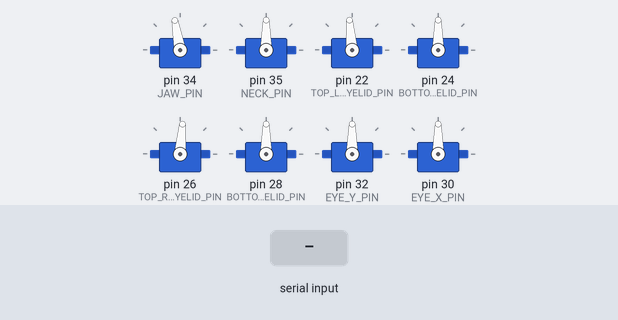
This sketch was run on a simulated Arduino Mega 2560, built with avr-gcc and run on an emulated ATmega2560. Shown: 8 × servo. The inputs (shaded band) are chosen by the test bench.

Above: at 1.2 s.
1.3 s: "E:\n" received over Serial
At 2.85 s:
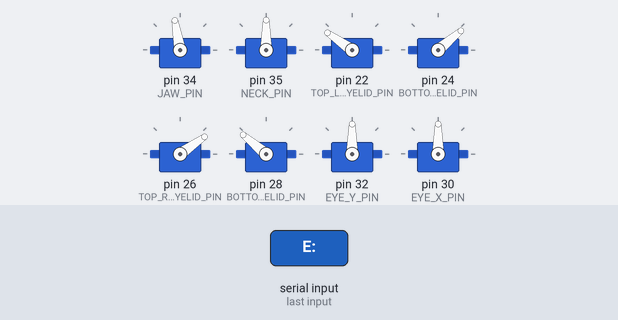
4.3 s: "N:\n" received over Serial
At 5.0 s:
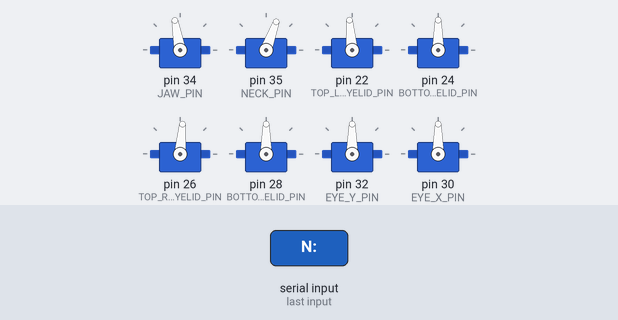
5.9 s: "J:90\n" received over Serial
At 5.99 s:
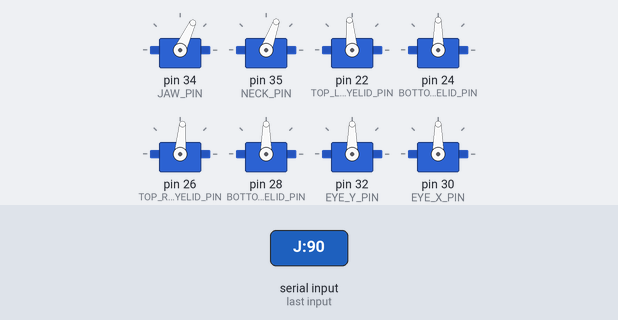
Timing chart, 0 to 14.9 s (numbered marks = the images above; inputs shaded):
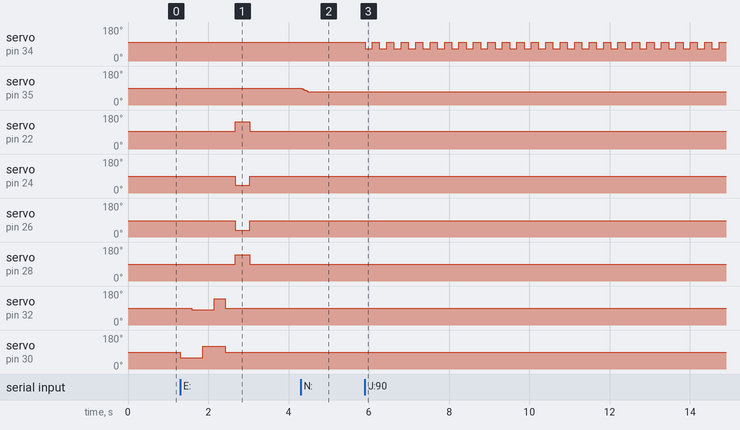

The sketch:

megaAuxController.ino
```cpp
#include <CytronMotorDriver.h>
#include <Servo.h>

/*
  Shared auxiliary Mega for:
  - jaw
  - eye mechanism
  - neck
  - wheel base

  Python sends line-based commands in these formats:

  J:<seconds>
  E:<gesture_id>
  N:<angle>
  R:<direction@seconds>

  Update the pin constants below to match your actual wiring.
*/

const int JAW_PIN = 34;
const int NECK_PIN = 35;
const int TOP_LEFT_EYELID_PIN = 22;
const int BOTTOM_LEFT_EYELID_PIN = 24;
const int TOP_RIGHT_EYELID_PIN = 26;
const int BOTTOM_RIGHT_EYELID_PIN = 28;
const int EYE_Y_PIN = 32;
const int EYE_X_PIN = 30;

const int JAW_LOWER_LIMIT = 65;
const int JAW_UPPER_LIMIT = 100;
const int JAW_DELAY_MS = 180;

CytronMD leftMotor(PWM_DIR, 3, 4);
CytronMD rightMotor(PWM_DIR, 6, 7);

Servo jawServo;
Servo neckServo;
Servo topLeftEyelid;
Servo bottomLeftEyelid;
Servo topRightEyelid;
Servo bottomRightEyelid;
Servo eyeY;
Servo eyeX;

String incoming;
int currentNeck = 90;
bool shouldBlink = true;
unsigned long lastBlinkAt = 0;

void closeEye() {
  topLeftEyelid.write(145);
  bottomLeftEyelid.write(40);
  topRightEyelid.write(35);
  bottomRightEyelid.write(140);
}

void openEye() {
  topLeftEyelid.write(95);
  bottomLeftEyelid.write(90);
  topRightEyelid.write(85);
  bottomRightEyelid.write(90);
}

void eyeCenter() {
  eyeX.write(90);
  eyeY.write(90);
}

void eyeLeft() {
  eyeX.write(30);
}

void eyeRight() {
  eyeX.write(140);
}

void lookUp() {
  eyeY.write(50);
}

void lookDown() {
  eyeY.write(130);
}

void startupEyeMotion() {
  eyeX.write(60);
  delay(280);
  eyeY.write(80);
  delay(280);
  eyeX.write(120);
  delay(280);
  eyeY.write(140);
  delay(280);
  eyeCenter();
  delay(250);
  closeEye();
  delay(360);
  openEye();
}

void moveNeck(int target) {
  target = constrain(target, 70, 140);
  while (currentNeck != target) {
    if (currentNeck < target) {
      currentNeck++;
    } else {
      currentNeck--;
    }
    neckServo.write(currentNeck);
    delay(10);
  }
}

void runJawForSeconds(int secondsToRun) {
  unsigned long startAt = millis();
  while ((millis() - startAt) < (unsigned long) secondsToRun * 1000UL) {
    jawServo.write(JAW_LOWER_LIMIT);
    delay(JAW_DELAY_MS);
    jawServo.write(JAW_UPPER_LIMIT);
    delay(JAW_DELAY_MS);
  }
}

void runEyeGesture(int gesture) {
  if (gesture == 0) {
    startupEyeMotion();
    shouldBlink = false;
  } else if (gesture == 1) {
    eyeLeft();
    shouldBlink = true;
  } else if (gesture == 2) {
    eyeRight();
    shouldBlink = true;
  } else if (gesture == 3) {
    eyeCenter();
    shouldBlink = true;
  } else if (gesture == 4) {
    lookUp();
    shouldBlink = true;
  } else if (gesture == 5) {
    lookDown();
    shouldBlink = true;
  } else if (gesture == 6) {
    closeEye();
    shouldBlink = false;
  } else if (gesture == 7) {
    openEye();
    shouldBlink = false;
  } else if (gesture == 8) {
    closeEye();
    delay(800);
    eyeCenter();
    openEye();
    shouldBlink = false;
  } else if (gesture == -2) {
    eyeCenter();
    openEye();
    shouldBlink = true;
  }
  lastBlinkAt = millis();
}

void stopBase() {
  leftMotor.setSpeed(0);
  rightMotor.setSpeed(0);
}

void runBaseCommand(String payload) {
  char direction = payload.charAt(0);
  int sep = payload.indexOf('@');
  if (sep < 0) {
    return;
  }
  float secondsToRun = payload.substring(sep + 1).toFloat();
  int speed = 60;

  if (direction == 'f') {
    leftMotor.setSpeed(speed);
    rightMotor.setSpeed(speed);
  } else if (direction == 'b') {
    leftMotor.setSpeed(-speed);
    rightMotor.setSpeed(-speed);
  } else if (direction == 'l') {
    leftMotor.setSpeed(-speed);
    rightMotor.setSpeed(speed);
  } else if (direction == 'r') {
    leftMotor.setSpeed(speed);
    rightMotor.setSpeed(-speed);
  } else {
    stopBase();
    return;
  }

  delay((int) (secondsToRun * 1000.0f));
  stopBase();
}

void setup() {
  Serial.begin(9600);

  jawServo.attach(JAW_PIN);
  neckServo.attach(NECK_PIN);
  topLeftEyelid.attach(TOP_LEFT_EYELID_PIN);
  bottomLeftEyelid.attach(BOTTOM_LEFT_EYELID_PIN);
  topRightEyelid.attach(TOP_RIGHT_EYELID_PIN);
  bottomRightEyelid.attach(BOTTOM_RIGHT_EYELID_PIN);
  eyeY.attach(EYE_Y_PIN);
  eyeX.attach(EYE_X_PIN);

  jawServo.write(JAW_UPPER_LIMIT);
  neckServo.write(currentNeck);
  openEye();
  eyeCenter();
  lastBlinkAt = millis();
}

void loop() {
  if (Serial.available() > 0) {
    incoming = Serial.readStringUntil('\n');
    incoming.trim();

    if (incoming.startsWith("J:")) {
      runJawForSeconds(incoming.substring(2).toInt());
    } else if (incoming.startsWith("E:")) {
      runEyeGesture(incoming.substring(2).toInt());
    } else if (incoming.startsWith("N:")) {
      moveNeck(incoming.substring(2).toInt());
    } else if (incoming.startsWith("R:")) {
      runBaseCommand(incoming.substring(2));
    }
  }

  if (shouldBlink && (millis() - lastBlinkAt) >= 6000) {
    closeEye();
    delay(250);
    openEye();
    lastBlinkAt = millis();
  }
}
```

Measured:
- after the input at 1.3 s, servo on pin 22 (TOP_LEFT_EYELID_PIN): 95° → 145° after 1.4 s, → 95° 0.36 s later; servo on pin 24 (BOTTOM_LEFT_EYELID_PIN): 90° → 40° after 1.4 s, → 90° 0.36 s later
- after the input at 4.3 s, servo on pin 35 (NECK_PIN): moves from 90° to 70° over 0.19 s, starting at once
- after the input at 5.9 s, servo on pin 34 (JAW_PIN): alternates 100° for 0.18 s and 65° for 0.18 s, starting at once
